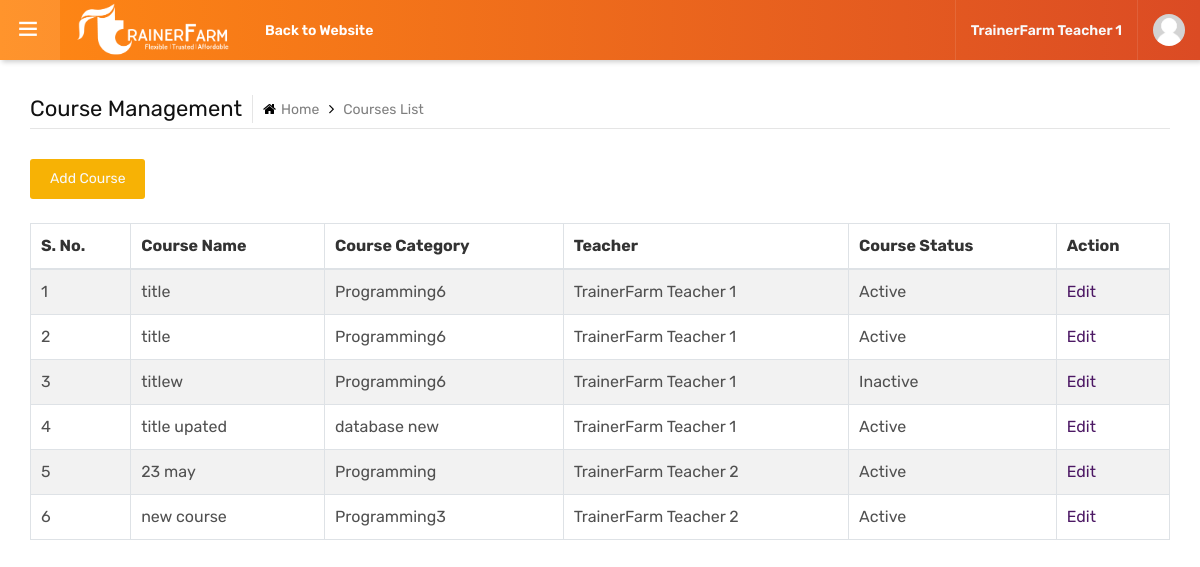
/panel/course_list.php (signed in), run on the app's committed database.
### tables this page shows
CREATE TABLE `users` (
  `user_id` int NOT NULL AUTO_INCREMENT,
  `user_name` varchar(50) NOT NULL,
  `user_password` varchar(50) DEFAULT NULL,
  `user_fullname` varchar(100) DEFAULT NULL,
  `phone` varchar(50) DEFAULT NULL,
  `email` varchar(200) DEFAULT NULL,
  `linkedin` varchar(200) DEFAULT NULL,
  `country` varchar(100) DEFAULT NULL,
  `city` varchar(100) DEFAULT NULL,
  `user_type_id` int DEFAULT NULL COMMENT 'user_type',
  `user_status` tinyint(1) DEFAULT NULL COMMENT '1-active 0-inactive',
  `update_at` datetime NULL DEFAULT CURRENT_TIMESTAMP,
  PRIMARY KEY (`user_id`),
  KEY `user_type_id` (`user_type_id`)
);

CREATE TABLE `course` (
  `course_id` int NOT NULL AUTO_INCREMENT,
  `course_name` varchar(200) NOT NULL,
  `course_category_id` int DEFAULT NULL,
  `teacher_id` int DEFAULT NULL,
  `description` text,
  `course_week` int DEFAULT NULL,
  `course_price` varchar(100) DEFAULT NULL,
  `course_status` tinyint(1) NOT NULL DEFAULT '1' COMMENT '1-active 0-inactive',
  `updated_at` datetime NULL DEFAULT CURRENT_TIMESTAMP,
  PRIMARY KEY (`course_id`)
);

CREATE TABLE `course_category` (
  `id` int NOT NULL AUTO_INCREMENT,
  `name` varchar(200) DEFAULT NULL,
  `provided_by` varchar(200) DEFAULT NULL,
  `status` tinyint(1) DEFAULT '1',
  `updated_at` datetime DEFAULT CURRENT_TIMESTAMP,
  PRIMARY KEY (`id`)
);

### panel/course_list.php (the view, shortened to what this page needs)
<?php
include("includes/config.php");
	$course_res = "SELECT c . * , cc . * , u . *
	FROM course c
	LEFT JOIN course_category cc ON cc.id = c.course_category_id
	LEFT JOIN users u ON u.user_id = c.teacher_id
	ORDER BY cc.id";
    $course_list = mysqli_query($conn, $course_res);
?>
<?php include("includes/header.php"); ?>
	<main class="ttr-wrapper">
		<div class="container-fluid">
			<div class="db-breadcrumb">
				<h4 class="breadcrumb-title">Course Management</h4>
				<ul class="db-breadcrumb-list">
				<li>
					<a href="index.php"><i class="fa fa-home"></i>Home</a></li>
					<li>Courses List</li>
				</ul>
			</div>
            <a href="course_add.php" class="btn btn-primary text-light">Add Course</a><br><br>
			<table id="example" class="table table-striped table-bordered" style="width:100%">
        		<thead>
					<tr>
						<th>S. No.</th>
						<th>Course Name</th>
						<th>Course Category</th>
						<th>Teacher</th>
						<th>Course Status</th>
						<th>Action</th>
            		</tr>
        		</thead>
        		<tbody>
				<?php $i = 1;
					while($row = mysqli_fetch_assoc($course_list)){ ?>
					<tr>
						<td><?php echo $i++; ?></td>
						<td><?php echo $row['course_name']; ?></td>
						<td><?php echo $row['name']; ?></td>
						<td><?php echo $row['user_fullname']; ?></td>
						<td><?php echo $row['course_status']==1 ? 'Active' : 'Inactive'; ?></td>
						<?php if($_SESSION['user_type_id'] == 3 && $_SESSION['user_type_name'] == 'student'){ ?>
							<td><a href="course_details.php?id=<?php echo $row['course_id']; ?>">View Details</a></td>
						<?php } else{ ?>
							<td><a href="course_edit.php?id=<?php echo $row['course_id']; ?>">Edit</a></td>
						<?php } ?>
					</tr>
					<?php } ?>
        		</tbody>
    		</table>
		</div>
	</main>
<?php include("includes/footer.php"); ?>

### panel/includes/header.php (shortened to what this page needs)
<?php
include("includes/config.php");
	$user_id = $_SESSION['user_id'];
	if(!empty($user_id)){
		$user_SESSION = mysqli_query($conn, "SELECT user_fullname FROM users u WHERE u.user_id = '$user_id'");
		$user_fullname = mysqli_fetch_assoc($user_SESSION);
	}
?>
<!DOCTYPE html>
<html lang="en">
<head>
	<link rel="stylesheet" type="text/css" href="assets/css/assets.css">
	<link rel="stylesheet" type="text/css" href="assets/vendors/calendar/fullcalendar.css">
	<link rel="stylesheet" type="text/css" href="assets/css/typography.css">
	<link rel="stylesheet" type="text/css" href="assets/css/shortcodes/shortcodes.css">
	<link href="https://cdn.datatables.net/v/dt/dt-1.13.4/b-2.3.6/datatables.min.css" rel="stylesheet"/>
	<link class="skin" rel="stylesheet" type="text/css" href="assets/css/color/color-1.css">
	<link rel="stylesheet" type="text/css" href="assets/css/style.css">
	<link rel="stylesheet" type="text/css" href="assets/css/dashboard.css">
</head>
<body class="ttr-opened-sidebar ttr-pinned-sidebar">
	<header class="ttr-header">
		<div class="ttr-header-wrapper">
			<div class="ttr-toggle-sidebar ttr-material-button">
				<i class="ti-menu ttr-close-icon"></i>
			</div>
			<div class="ttr-logo-box">
				<div>
					<a href="index.php" class="ttr-logo">
						<img class="ttr-logo-desktop" alt="" src="assets/images/logo/TF-white.png" width="160" height="27">
					</a>
				</div>
			</div>
			<div class="ttr-header-menu">
				<ul class="ttr-header-navigation">
					<li>
						<a href="../index.php" class="ttr-material-button ttr-submenu-toggle">Back to Website</a>
					</li>
				</ul>
			</div>
			<div class="ttr-header-right ttr-with-seperator">
				<ul class="ttr-header-navigation">
					<li>
						<a class="ttr-material-button text-light"><?php echo $user_fullname['user_fullname']; ?></a>
					</li>
                    <li>
						<a href="#" class="ttr-material-button ttr-submenu-toggle"><span class="ttr-user-avatar"><img alt="" src="assets/images/testimonials/person-placeholder.jpg" width="32" height="32"></span></a>
					</li>
				</ul>
			</div>
		</div>
	</header>

### panel/assets/css/typography.css (style rules this page uses)
body { background-color: #fff; font-family: Rubik; font-size: 16px; font-weight: 400; color:#505050; padding: 0; margin: 0; overflow-x: hidden; -webkit-font-smoothing: antialiased; font-smoothing: antialiased; -moz-osx-font-smoothing: grayscale; scroll-behavior: smooth; }
a { color: #6f6f6f; outline: 0 none; text-decoration: none; }
img { border-style: none; height: auto; max-width: 100%; vertical-align: middle; }
section, article, aside, details, figcaption, figure, footer, header, hgroup, main, menu, nav, summary { display: block; }
table { background-color: transparent; width: 100%; }
table thead th { color: #333; }
table td { padding: 15px 10px; }
p, address, pre, hr, ul, ol, dl, dd, table { margin-bottom: 24px; }
h1, h2, h3, h4, h5, h6 { color: #111111; font-family: rubik; margin-top:0; }
h4 { font-size: 22px; line-height: 28px; margin-bottom: 15px; font-weight: 500; }
dl, ul, ol { list-style-position: outside; padding: 0; }
ul, ol { margin-bottom: 24px; }
ul li, ol li { padding: 0; }

### panel/assets/css/color/color-1.css (style rules this page uses)
:root { --primary: #F58020; --sc-primary: #1D315F; --blue-primary: #1D315F; --red-primary: #EF4137; --orange-primary: #F58020; --white-primary: #fff; }
.bg-primary, .btn, .comments-area .comment-form p input[type="submit"], .pagination>.active>a, .pagination>.active>span, .pagination>.active>a:hover, .pagination>.active>span:hover, .pagination>.active>a:focus, .pagination>.active>span:focus, .feature-filters .active>[class*="btn"], .list-num-count>li:before, .pagination-bx.primary .pagination>li>a, .pagination-bx.primary .pagination>li>span, button.back-to-top, .rev-btn { background-color: var(--primary); }
a, .text-primary, .primary li:before, .menu-links .nav>li.active>a, .menu-links .nav>li:hover>a, .menu-links .nav>li .mega-menu>li ul a:hover, .menu-links .nav>li .sub-menu li:hover>a, footer a:active, footer a:focus, footer a:hover, footer h1 a, footer h2 a, footer h3 a, footer h4 a, footer h5 a, footer h6 a, footer p a, .testimonial-1 .testimonial-position, .acod-head a:after, .acod-head a, .acod-head a:hover, .acod-head a.collapsed:hover, .ttr-tabs .nav-tabs>li>a i, h1 a:hover, h2 a:hover, h3 a:hover, h4 a:hover, h5 a:hover, h6 a:hover, .btn.outline, .btn-link:hover { color: #4c1864; }
.ttr-notify-header::after, .ttr-search-bar, .ttr-header, .ovpr-dark:after, .pricingtable-main, .account-head:after { background: var(--blue-primary); background: -moz-linear-gradient(45deg, #1D315F 0%, #EF4137 50%, #F58020 100%); background: -webkit-linear-gradient(45deg, #1D315F 0%, #EF4137 50%, #F58020 100%); background: linear-gradient(45deg, #1D315F 0%, #EF4137 50%, #F58020 100%); filter: progid:DXImageTransform.Microsoft.gradient(startColorstr='#1D315F', endColorstr='#F58020', GradientType=1); }
.course-info-list ul li a.active, .course-info-list ul li a:hover, .btn, .profile-tabnav .nav li a.active, button.back-to-top, .upcoming-event-carousel.owl-btn-1 .owl-prev, .upcoming-event-carousel.owl-btn-1 .owl-next, .courses-carousel .owl-nav .owl-next, .courses-carousel .owl-nav .owl-prev, .recent-news-carousel .owl-nav .owl-next, .recent-news-carousel .owl-nav .owl-prev, .testimonial-carousel .owl-nav .owl-next, .testimonial-carousel .owl-nav .owl-prev { background-color: #f7b205; color: #000; }

### panel/assets/css/shortcodes/form.css (style rules this page uses)
.btn, .panel, .form-control, .img-thumbnail, .panel-head ing, .dropdown-menu, .panel-group .panel, .nav-tabs > li > a, .modal-content, .navbar-toggler, .nav-pills > li > a, .pager li > a, .pager li > span, .well, .alert, .list-group-item:first-child, .list-group-item:last-child, .input-group-addon, .btn-group-divides > .btn:not(:first-child):not(:last-child):not(.dropdown-toggle), .btn-group-divides > .btn:last-child:not(:first-child), .btn-group > .dropdown-toggle:not(:first-child), .ttr-booking-form .ttr-extra-services li .feature-box-lg, .ttr-booking-form .ttr-extra-services li.active .feature-box-lg:after, .widget_tag_cloud a, .searchform input[type="text"], .searchform input[type="submit"], ol.comment-list li.comment .comment-body { -webkit-border-radius: 0; -moz-border-radius: 0; border-radius: 0; }
a, .ttr-box, .btn, .form-control, .ov-box, .overlay-icon li a i, .feature-box-xl, .feature-box-lg, .feature-box-md, .feature-box-sm, .feature-box-xs, .navbar-toggler, .menu-logo, .menu-links .nav > li > a, .secondary-menu { -webkit-transition: all 0.2s linear; -moz-transition: all 0.2s linear; -ms-transition: all 0.2s linear; -o-transition: all 0.2s linear; transition: all 0.2s linear; }

### data on the page
users: user_fullname "TrainerFarm Teacher 1"
course: course_name "title", course_category.name "Programming6", users.user_fullname "TrainerFarm Teacher 1", course_status "Active"
course: course_name "title", course_category.name "Programming6", users.user_fullname "TrainerFarm Teacher 1", course_status "Active"
course: course_name "titlew", course_category.name "Programming6", users.user_fullname "TrainerFarm Teacher 1", course_status "Inactive"
course: course_name "title upated", course_category.name "database new", users.user_fullname "TrainerFarm Teacher 1", course_status "Active"
course: course_name "23 may", course_category.name "Programming", users.user_fullname "TrainerFarm Teacher 2", course_status "Active"
course: course_name "new course", course_category.name "Programming3", users.user_fullname "TrainerFarm Teacher 2", course_status "Active"
